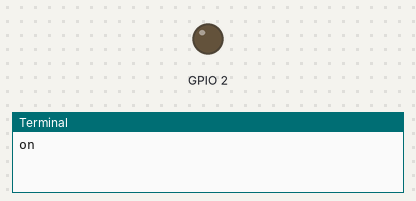
This program was run on a simulated Raspberry Pi (BCM pin numbers). Shown: output pins drawn as LEDs (lit = HIGH), the last lines printed to the terminal.

Above: at 0.05 s.
At 2.6 s:
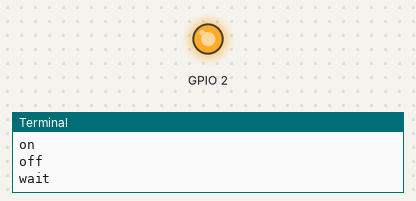
Timing chart, 0 to 6.8 s (numbered marks = the images above):
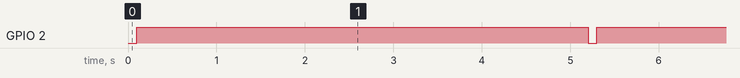

Measured:
- by itself, GPIO 2: alternates HIGH for 5.1 s and LOW for 0.10 s

The program:

gpio.py
```python
#import the GPIO and time package
import RPi.GPIO as GPIO
import time

ON=1
OFF=0

GPIO.setmode(GPIO.BCM)
GPIO.setup(2, GPIO.OUT)
# loop through 50 times, on/off for 1 second
for i in range(5000):

    print("on")
    GPIO.output(2,OFF)
    time.sleep(.1)
    print("off")
    GPIO.output(2,ON)
    time.sleep(.1)

    print("wait")
    time.sleep(5)

GPIO.cleanup()
```
